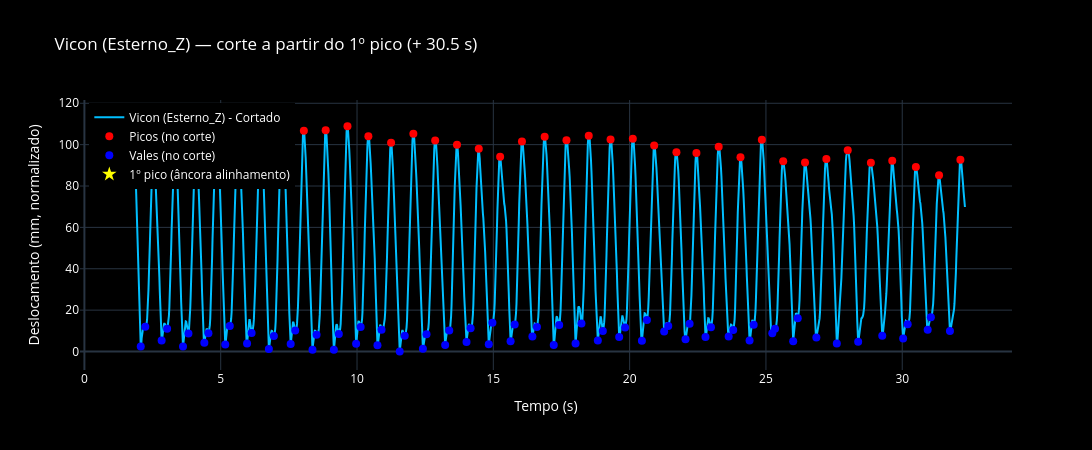

The notebook cell this image was saved under:
### Code cell
# =====================================================
# 10. Vicon (Esterno_Z) - Corte a partir do 1º pico (+ 30.5 s)
#     (âncora de alinhamento com o 1º ZC após o 1º pico do smartphone na exportação)
# =====================================================
from scipy.signal import find_peaks

vicon_t = np.asarray(New_Time_vc, dtype=float)
vicon_y = np.asarray(Signal_interpolated_vc, dtype=float)

# Normalizar: menor valor = 0 (mm)
vicon_y = vicon_y - np.min(vicon_y)

# Parâmetros (ajuste se necessário)
altura_minima_vc = 30.0   # mm (para picos)
duracao_corte_vc = 30.5   # s

# Picos (com limiar) e vales (todos)
picos_vc, _ = find_peaks(vicon_y, height=altura_minima_vc)
vales_vc, _ = find_peaks(-vicon_y)

if len(picos_vc) == 0:
    raise ValueError("Nenhum pico do Vicon foi detectado com o limiar atual.")

pico1_idx = int(picos_vc[0])

t_pico1_vc = float(vicon_t[pico1_idx])
t_inicio_vc = t_pico1_vc
t_fim_vc = t_pico1_vc + duracao_corte_vc

mask_corte_vc = (vicon_t >= t_inicio_vc) & (vicon_t <= t_fim_vc)

if not np.any(mask_corte_vc):
    raise ValueError("O corte temporal do Vicon ficou vazio (verifique tempos/índices).")

vicon_t_c = vicon_t[mask_corte_vc]
vicon_y_c = vicon_y[mask_corte_vc]

picos_no_corte_vc = [i for i in picos_vc if t_inicio_vc <= vicon_t[i] <= t_fim_vc]
vales_no_corte_vc = [i for i in vales_vc if t_inicio_vc <= vicon_t[i] <= t_fim_vc]

print(f"1º pico Vicon (início do corte / âncora): t = {t_pico1_vc:.3f} s (idx={pico1_idx})")
print(f"Fim do corte: t = {t_fim_vc:.3f} s  (duração = {t_fim_vc - t_inicio_vc:.3f} s)")

fig_vicon_corte = go.Figure()

fig_vicon_corte.add_trace(go.Scatter(
    x=vicon_t_c,
    y=vicon_y_c,
    mode='lines',
    name='Vicon (Esterno_Z) - Cortado',
    line=dict(color='deepskyblue')
))

if len(picos_no_corte_vc) > 0:
    fig_vicon_corte.add_trace(go.Scatter(
        x=vicon_t[picos_no_corte_vc],
        y=vicon_y[picos_no_corte_vc],
        mode='markers',
        name='Picos (no corte)',
        marker=dict(color='red', size=8, symbol='circle')
    ))

if len(vales_no_corte_vc) > 0:
    fig_vicon_corte.add_trace(go.Scatter(
        x=vicon_t[vales_no_corte_vc],
        y=vicon_y[vales_no_corte_vc],
        mode='markers',
        name='Vales (no corte)',
        marker=dict(color='blue', size=8, symbol='circle')
    ))

fig_vicon_corte.add_trace(go.Scatter(
    x=[t_pico1_vc],
    y=[vicon_y[pico1_idx]],
    mode='markers',
    name='1º pico (âncora alinhamento)',
    marker=dict(color='yellow', size=11, symbol='star')
))

fig_vicon_corte.update_layout(
    title="Vicon (Esterno_Z) — corte a partir do 1º pico (+ 30.5 s)",
    xaxis_title="Tempo (s)",
    yaxis_title="Deslocamento (mm, normalizado)",
    template="plotly_dark",
    width=1500,
    height=450,
    plot_bgcolor='black',
    paper_bgcolor='black',
    font=dict(color='white'),
    legend=dict(x=0.01, y=0.99)
)

fig_vicon_corte.show()

### Figure 1 — Plotly figure (JSON) as saved in the notebook; plotly's stock layout.template omitted (floating-point values rounded to 4 significant figures; data arrays with more than 128 entries replaced by an {"elided": "..."} marker saying what was removed)
{"data": [{"line": {"color": "deepskyblue"}, "mode": "lines", "name": "Vicon (Esterno_Z) - Cortado", "type": "scatter", "x": {"elided": "1831 float values"}, "y": {"elided": "1831 float values"}}, {"marker": {"color": "red", "size": 8, "symbol": "circle"}, "mode": "markers", "name": "Picos (no corte)", "type": "scatter", "x": [1.8, 2.517, 3.317, 4.083, 4.85, 5.633, 6.45, 7.25, 8.05, 8.85, 9.65, 10.42, 11.25, 12.07, 12.87, 13.67, 14.47, 15.25, 16.05, 16.88, 17.68, 18.5, 19.3, 20.12, 20.9, 21.72, 22.45, 23.27, 24.07, 24.85, 25.63, 26.43, 27.22, 28, 28.85, 29.63, 30.5, 31.35, 32.13], "y": [99.54, 97.08, 100.0, 104.0, 107.8, 107.2, 110.2, 112.6, 106.7, 107.0, 108.9, 104.1, 100.9, 105.3, 102.0, 99.92, 98.0, 94.2, 101.5, 103.8, 102.2, 104.3, 102.5, 102.9, 99.62, 96.29, 95.93, 99.03, 93.9, 102.4, 91.93, 91.35, 93.01, 97.26, 91.28, 92.25, 89.17, 85.24, 92.65]}, {"marker": {"color": "blue", "size": 8, "symbol": "circle"}, "mode": "markers", "name": "Vales (no corte)", "type": "scatter", "x": [2.067, 2.233, 2.833, 3.033, 3.617, 3.817, 4.4, 4.55, 5.167, 5.333, 5.967, 6.133, 6.767, 6.95, 7.567, 7.733, 8.367, 8.517, 9.15, 9.333, 9.967, 10.13, 10.75, 10.9, 11.57, 11.75, 12.42, 12.55, 13.23, 13.38, 14.02, 14.17, 14.83, 14.97, 15.63, 15.78, 16.43, 16.6, 17.22, 17.42, 18.02, 18.23, 18.83, 19.02, 19.62, 19.83, 20.45, 20.63, 21.27, 21.42, 22.05, 22.2, 22.78, 22.98, 23.63, 23.8, 24.4, 24.55, 25.23, 25.33, 26, 26.17, 26.85, 27.6, 28.38, 29.27, 30.03, 30.2, 30.93, 31.05, 31.75], "y": [2.469, 11.93, 5.284, 11.0, 2.374, 8.742, 4.193, 8.876, 3.422, 12.31, 3.927, 8.973, 1.163, 7.473, 3.662, 10.1, 0.9011, 8.138, 0.877, 8.447, 3.799, 11.87, 3.078, 10.55, 0, 7.619, 1.269, 8.384, 3.126, 10.1, 4.646, 11.22, 3.545, 13.87, 4.969, 13.01, 7.266, 11.8, 3.148, 12.83, 3.835, 13.55, 5.305, 9.927, 7.028, 11.63, 5.23, 15.24, 9.67, 12.38, 5.967, 13.41, 6.961, 11.77, 7.269, 10.4, 5.261, 12.94, 8.838, 11.06, 4.967, 16.04, 6.732, 3.917, 4.663, 7.581, 6.24, 13.22, 10.48, 16.5, 9.863]}, {"marker": {"color": "yellow", "size": 11, "symbol": "star"}, "mode": "markers", "name": "1º pico (âncora alinhamento)", "type": "scatter", "x": [1.8], "y": [99.54]}], "layout": {"font": {"color": "white"}, "height": 450, "legend": {"x": 0.01, "y": 0.99}, "paper_bgcolor": "black", "plot_bgcolor": "black", "title": {"text": "Vicon (Esterno_Z) — corte a partir do 1º pico (+ 30.5 s)"}, "width": 1500, "xaxis": {"title": {"text": "Tempo (s)"}}, "yaxis": {"title": {"text": "Deslocamento (mm, normalizado)"}}}}
